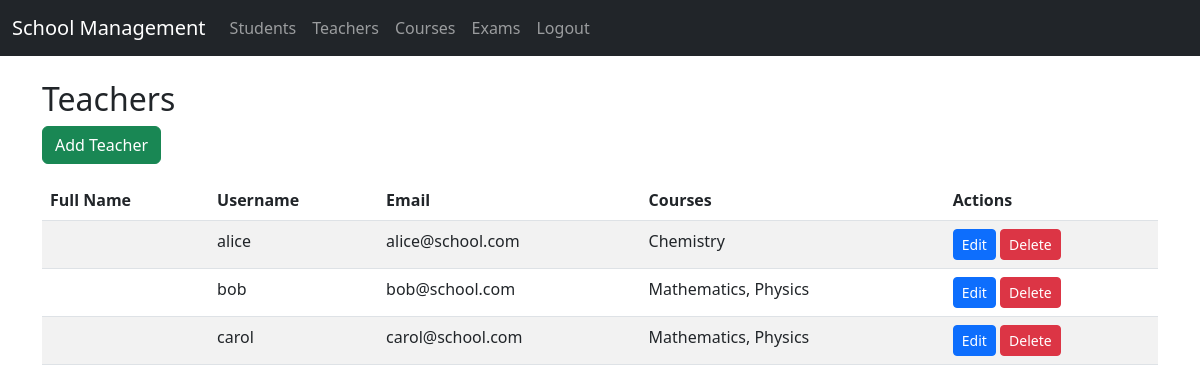
The app's page /teachers/ (signed in) with its own data.
### core/models.py (models this page shows, shortened)
class Teacher(models.Model):
    user = models.OneToOneField(CustomUser, on_delete=models.CASCADE)
    courses = models.ManyToManyField(Course, blank=True)

class CustomUser(AbstractUser):
    ROLE_CHOICES = (
        ('admin', 'Admin'),
        ('teacher', 'Teacher'),
        ('parent', 'Parent'),
    )
    role = models.CharField(max_length=10, choices=ROLE_CHOICES)

class Course(models.Model):
    name = models.CharField(max_length=100)
    code = models.CharField(max_length=10, unique=True)
    description = models.TextField(blank=True)

### core/views.py (the view)
# urls.py: path('teachers/', views.teacher_list, name='teachers'),
@login_required
def teacher_list(request):
    if not role_check(request.user, ['admin']):
        messages.error(request, 'Access denied.')
        return redirect('dashboard')
    teachers = Teacher.objects.all()
    return render(request, 'core/teachers.html', {'teachers': teachers})

### core/views.py (called while the page is built)
def role_check(user, allowed_roles):
    return user.role in allowed_roles

### core/templates/core/teachers.html (shortened to what this page needs)
{% extends 'core/base.html' %}
{% block content %}
<h2>Teachers</h2>
<a href="{% url 'teacher_add' %}" class="btn btn-success mb-3">Add Teacher</a>
<table class="table table-striped table-responsive">
    <thead>
        <tr>
            <th>Full Name</th>
            <th>Username</th>
            <th>Email</th>
            <th>Courses</th>
            <th>Actions</th>
        </tr>
    </thead>
    <tbody>
        {% for teacher in teachers %}
        <tr>
            <td>{{ teacher.user.get_full_name }}</td>
            <td>{{ teacher.user.username }}</td>
            <td>{{ teacher.user.email }}</td>
            <td>
                {% for course in teacher.courses.all %}
                    {{ course.name }}{% if not forloop.last %}, {% endif %}
                {% empty %}
                    None
                {% endfor %}
            </td>
            <td>
                <a href="{% url 'teacher_edit' teacher.id %}" class="btn btn-primary btn-sm">Edit</a>
                <a href="{% url 'teacher_delete' teacher.id %}" class="btn btn-danger btn-sm">Delete</a>
            </td>
        </tr>
        {% empty %}
        <tr>
            <td colspan="5" class="text-center">No teachers found.</td>
        </tr>
        {% endfor %}
    </tbody>
</table>
{% endblock %}

### records on screen
Teacher: user.username "alice", user.email "alice@school.com"
Course: name "Chemistry"
Teacher: user.username "bob", user.email "bob@school.com"
Course: name "Mathematics"
Course: name "Physics"
Teacher: user.username "carol", user.email "carol@school.com"
